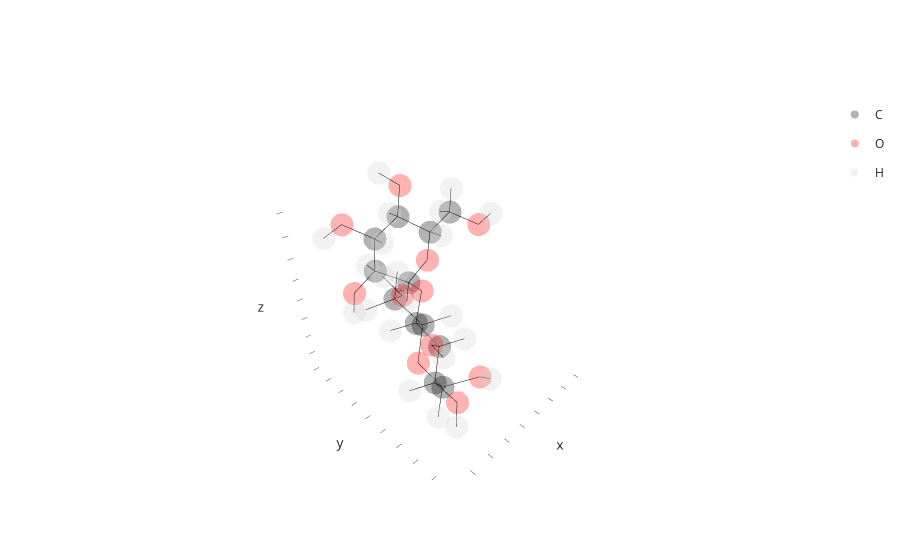

The cell this chart's notebook holds for it:
### Code cell
s.show()

### Figure 1 — Plotly figure (JSON) as saved in the notebook; plotly's stock layout.template omitted (floating-point values rounded to 4 significant figures)
{"data": [{"customdata": [["C1", 1, 1, "GLC", "A"], ["C2", 2, 1, "GLC", "A"], ["C3", 3, 1, "GLC", "A"], ["C4", 4, 1, "GLC", "A"], ["C5", 5, 1, "GLC", "A"], ["C6", 6, 1, "GLC", "A"], ["C1", 24, 2, "GLC", "A"], ["C2", 25, 2, "GLC", "A"], ["C3", 26, 2, "GLC", "A"], ["C4", 27, 2, "GLC", "A"], ["C5", 28, 2, "GLC", "A"], ["C6", 29, 2, "GLC", "A"]], "hovertemplate": "atom_element=C<br>x=%{x}<br>y=%{y}<br>z=%{z}<br>atom_id=%{customdata[0]}<br>atom_serial=%{customdata[1]}<br>residue_serial=%{customdata[2]}<br>residue_name=%{customdata[3]}<br>chain_id=%{customdata[4]}<extra></extra>", "legendgroup": "C", "marker": {"color": "black", "opacity": 0.3, "symbol": "circle"}, "mode": "markers", "name": "C", "scene": "scene", "showlegend": true, "type": "scatter3d", "x": [2.651, 2.08, 1.021, 1.655, 2.243, 2.93, 0.2874, 1.256, 1.157, -0.2974, -1.186, -2.647], "y": [0.9124, -0.1212, -0.9604, -1.611, -0.5202, -1.166, -3.621, -4.664, -4.589, -4.807, -3.769, -4.018], "z": [-1.141, -2.115, -1.393, -0.1594, 0.738, 1.942, 0.1753, 0.7415, 2.305, 2.734, 2.045, 2.421]}, {"customdata": [["O1", 7, 1, "GLC", "A"], ["O2", 8, 1, "GLC", "A"], ["O3", 9, 1, "GLC", "A"], ["O4", 10, 1, "GLC", "A"], ["O5", 11, 1, "GLC", "A"], ["O6", 12, 1, "GLC", "A"], ["O2", 30, 2, "GLC", "A"], ["O3", 31, 2, "GLC", "A"], ["O4", 32, 2, "GLC", "A"], ["O5", 33, 2, "GLC", "A"], ["O6", 34, 2, "GLC", "A"]], "hovertemplate": "atom_element=O<br>x=%{x}<br>y=%{y}<br>z=%{z}<br>atom_id=%{customdata[0]}<br>atom_serial=%{customdata[1]}<br>residue_serial=%{customdata[2]}<br>residue_name=%{customdata[3]}<br>chain_id=%{customdata[4]}<extra></extra>", "legendgroup": "O", "marker": {"color": "red", "opacity": 0.3, "symbol": "circle"}, "mode": "markers", "name": "O", "scene": "scene", "showlegend": true, "type": "scatter3d", "x": [1.611, 1.482, 0.5341, 0.658, 3.197, 3.378, 2.584, 1.984, -0.4041, -1.063, -3.464], "y": [1.796, 0.5491, -1.976, -2.338, 0.242, -0.1472, -4.394, -5.6, -4.664, -3.87, -2.981], "z": [-0.7204, -3.226, -2.272, 0.562, -0.003198, 2.84, 0.3618, 2.885, 4.151, 0.6324, 1.874]}, {"customdata": [["H1", 13, 1, "GLC", "A"], ["H2", 14, 1, "GLC", "A"], ["H3", 15, 1, "GLC", "A"], ["H4", 16, 1, "GLC", "A"], ["H5", 17, 1, "GLC", "A"], ["H61", 18, 1, "GLC", "A"], ["H62", 19, 1, "GLC", "A"], ["HO1", 20, 1, "GLC", "A"], ["HO2", 21, 1, "GLC", "A"], ["HO3", 22, 1, "GLC", "A"], ["HO6", 23, 1, "GLC", "A"], ["H1", 35, 2, "GLC", "A"], ["H2", 36, 2, "GLC", "A"], ["H3", 37, 2, "GLC", "A"], ["H4", 38, 2, "GLC", "A"], ["H5", 39, 2, "GLC", "A"], ["H61", 40, 2, "GLC", "A"], ["H62", 41, 2, "GLC", "A"], ["HO2", 42, 2, "GLC", "A"], ["HO3", 43, 2, "GLC", "A"], ["HO4", 44, 2, "GLC", "A"], ["HO6", 45, 2, "GLC", "A"]], "hovertemplate": "atom_element=H<br>x=%{x}<br>y=%{y}<br>z=%{z}<br>atom_id=%{customdata[0]}<br>atom_serial=%{customdata[1]}<br>residue_serial=%{customdata[2]}<br>residue_name=%{customdata[3]}<br>chain_id=%{customdata[4]}<extra></extra>", "legendgroup": "H", "marker": {"color": "lightgray", "opacity": 0.3, "symbol": "circle"}, "mode": "markers", "name": "H", "scene": "scene", "showlegend": true, "type": "scatter3d", "x": [3.436, 2.881, 0.1962, 2.448, 1.444, 2.226, 3.785, 1.902, 2.095, 0.1247, 3.825, 0.3532, 0.9584, 1.492, -0.6158, -0.8929, -2.748, -2.966, 2.713, 2.919, 0.1379, -4.406], "y": [1.484, -0.7715, -0.3178, -2.291, 0.1365, -1.818, -1.751, 2.48, 1.103, -1.634, -0.4845, -3.743, -5.668, -3.607, -5.809, -2.769, -4.025, -4.981, -4.423, -5.527, -5.289, -3.075], "z": [-1.638, -2.469, -1.084, -0.4737, 1.084, 2.457, 1.602, -0.1004, -3.728, -3.08, 3.627, -0.8995, 0.448, 2.638, 2.443, 2.367, 3.506, 2.021, -0.5964, 2.65, 4.652, 2.072]}, {"hoverinfo": "skip", "line": {"color": "black", "width": 1}, "mode": "lines", "showlegend": false, "type": "scatter3d", "x": [2.651, 2.08], "y": [0.9124, -0.1212], "z": [-1.141, -2.115]}, {"hoverinfo": "skip", "line": {"color": "black", "width": 1}, "mode": "lines", "showlegend": false, "type": "scatter3d", "x": [2.651, 1.611], "y": [0.9124, 1.796], "z": [-1.141, -0.7204]}, {"hoverinfo": "skip", "line": {"color": "black", "width": 1}, "mode": "lines", "showlegend": false, "type": "scatter3d", "x": [2.651, 3.197], "y": [0.9124, 0.242], "z": [-1.141, -0.003198]}, {"hoverinfo": "skip", "line": {"color": "black", "width": 1}, "mode": "lines", "showlegend": false, "type": "scatter3d", "x": [2.651, 3.436], "y": [0.9124, 1.484], "z": [-1.141, -1.638]}, {"hoverinfo": "skip", "line": {"color": "black", "width": 1}, "mode": "lines", "showlegend": false, "type": "scatter3d", "x": [2.08, 1.021], "y": [-0.1212, -0.9604], "z": [-2.115, -1.393]}, {"hoverinfo": "skip", "line": {"color": "black", "width": 1}, "mode": "lines", "showlegend": false, "type": "scatter3d", "x": [2.08, 1.482], "y": [-0.1212, 0.5491], "z": [-2.115, -3.226]}, {"hoverinfo": "skip", "line": {"color": "black", "width": 1}, "mode": "lines", "showlegend": false, "type": "scatter3d", "x": [2.08, 2.881], "y": [-0.1212, -0.7715], "z": [-2.115, -2.469]}, {"hoverinfo": "skip", "line": {"color": "black", "width": 1}, "mode": "lines", "showlegend": false, "type": "scatter3d", "x": [1.021, 1.655], "y": [-0.9604, -1.611], "z": [-1.393, -0.1594]}, {"hoverinfo": "skip", "line": {"color": "black", "width": 1}, "mode": "lines", "showlegend": false, "type": "scatter3d", "x": [1.021, 0.5341], "y": [-0.9604, -1.976], "z": [-1.393, -2.272]}, {"hoverinfo": "skip", "line": {"color": "black", "width": 1}, "mode": "lines", "showlegend": false, "type": "scatter3d", "x": [1.021, 0.1962], "y": [-0.9604, -0.3178], "z": [-1.393, -1.084]}, {"hoverinfo": "skip", "line": {"color": "black", "width": 1}, "mode": "lines", "showlegend": false, "type": "scatter3d", "x": [1.655, 2.243], "y": [-1.611, -0.5202], "z": [-0.1594, 0.738]}, {"hoverinfo": "skip", "line": {"color": "black", "width": 1}, "mode": "lines", "showlegend": false, "type": "scatter3d", "x": [1.655, 0.658], "y": [-1.611, -2.338], "z": [-0.1594, 0.562]}, {"hoverinfo": "skip", "line": {"color": "black", "width": 1}, "mode": "lines", "showlegend": false, "type": "scatter3d", "x": [1.655, 2.448], "y": [-1.611, -2.291], "z": [-0.1594, -0.4737]}, {"hoverinfo": "skip", "line": {"color": "black", "width": 1}, "mode": "lines", "showlegend": false, "type": "scatter3d", "x": [2.243, 2.93], "y": [-0.5202, -1.166], "z": [0.738, 1.942]}, {"hoverinfo": "skip", "line": {"color": "black", "width": 1}, "mode": "lines", "showlegend": false, "type": "scatter3d", "x": [2.243, 3.197], "y": [-0.5202, 0.242], "z": [0.738, -0.003198]}, {"hoverinfo": "skip", "line": {"color": "black", "width": 1}, "mode": "lines", "showlegend": false, "type": "scatter3d", "x": [2.243, 1.444], "y": [-0.5202, 0.1365], "z": [0.738, 1.084]}, {"hoverinfo": "skip", "line": {"color": "black", "width": 1}, "mode": "lines", "showlegend": false, "type": "scatter3d", "x": [2.93, 3.378], "y": [-1.166, -0.1472], "z": [1.942, 2.84]}, {"hoverinfo": "skip", "line": {"color": "black", "width": 1}, "mode": "lines", "showlegend": false, "type": "scatter3d", "x": [2.93, 2.226], "y": [-1.166, -1.818], "z": [1.942, 2.457]}, {"hoverinfo": "skip", "line": {"color": "black", "width": 1}, "mode": "lines", "showlegend": false, "type": "scatter3d", "x": [2.93, 3.785], "y": [-1.166, -1.751], "z": [1.942, 1.602]}, {"hoverinfo": "skip", "line": {"color": "black", "width": 1}, "mode": "lines", "showlegend": false, "type": "scatter3d", "x": [1.611, 1.902], "y": [1.796, 2.48], "z": [-0.7204, -0.1004]}, {"hoverinfo": "skip", "line": {"color": "black", "width": 1}, "mode": "lines", "showlegend": false, "type": "scatter3d", "x": [1.482, 2.095], "y": [0.5491, 1.103], "z": [-3.226, -3.728]}, {"hoverinfo": "skip", "line": {"color": "black", "width": 1}, "mode": "lines", "showlegend": false, "type": "scatter3d", "x": [0.5341, 0.1247], "y": [-1.976, -1.634], "z": [-2.272, -3.08]}, {"hoverinfo": "skip", "line": {"color": "black", "width": 1}, "mode": "lines", "showlegend": false, "type": "scatter3d", "x": [0.658, 0.2874], "y": [-2.338, -3.621], "z": [0.562, 0.1753]}, {"hoverinfo": "skip", "line": {"color": "black", "width": 1}, "mode": "lines", "showlegend": false, "type": "scatter3d", "x": [3.378, 3.825], "y": [-0.1472, -0.4845], "z": [2.84, 3.627]}, {"hoverinfo": "skip", "line": {"color": "black", "width": 1}, "mode": "lines", "showlegend": false, "type": "scatter3d", "x": [0.2874, 1.256], "y": [-3.621, -4.664], "z": [0.1753, 0.7415]}, {"hoverinfo": "skip", "line": {"color": "black", "width": 1}, "mode": "lines", "showlegend": false, "type": "scatter3d", "x": [0.2874, -1.063], "y": [-3.621, -3.87], "z": [0.1753, 0.6324]}, {"hoverinfo": "skip", "line": {"color": "black", "width": 1}, "mode": "lines", "showlegend": false, "type": "scatter3d", "x": [0.2874, 0.3532], "y": [-3.621, -3.743], "z": [0.1753, -0.8995]}, {"hoverinfo": "skip", "line": {"color": "black", "width": 1}, "mode": "lines", "showlegend": false, "type": "scatter3d", "x": [1.256, 1.157], "y": [-4.664, -4.589], "z": [0.7415, 2.305]}, {"hoverinfo": "skip", "line": {"color": "black", "width": 1}, "mode": "lines", "showlegend": false, "type": "scatter3d", "x": [1.256, 2.584], "y": [-4.664, -4.394], "z": [0.7415, 0.3618]}, {"hoverinfo": "skip", "line": {"color": "black", "width": 1}, "mode": "lines", "showlegend": false, "type": "scatter3d", "x": [1.256, 0.9584], "y": [-4.664, -5.668], "z": [0.7415, 0.448]}, {"hoverinfo": "skip", "line": {"color": "black", "width": 1}, "mode": "lines", "showlegend": false, "type": "scatter3d", "x": [1.157, -0.2974], "y": [-4.589, -4.807], "z": [2.305, 2.734]}, {"hoverinfo": "skip", "line": {"color": "black", "width": 1}, "mode": "lines", "showlegend": false, "type": "scatter3d", "x": [1.157, 1.984], "y": [-4.589, -5.6], "z": [2.305, 2.885]}, {"hoverinfo": "skip", "line": {"color": "black", "width": 1}, "mode": "lines", "showlegend": false, "type": "scatter3d", "x": [1.157, 1.492], "y": [-4.589, -3.607], "z": [2.305, 2.638]}, {"hoverinfo": "skip", "line": {"color": "black", "width": 1}, "mode": "lines", "showlegend": false, "type": "scatter3d", "x": [-0.2974, -1.186], "y": [-4.807, -3.769], "z": [2.734, 2.045]}, {"hoverinfo": "skip", "line": {"color": "black", "width": 1}, "mode": "lines", "showlegend": false, "type": "scatter3d", "x": [-0.2974, -0.4041], "y": [-4.807, -4.664], "z": [2.734, 4.151]}, {"hoverinfo": "skip", "line": {"color": "black", "width": 1}, "mode": "lines", "showlegend": false, "type": "scatter3d", "x": [-0.2974, -0.6158], "y": [-4.807, -5.809], "z": [2.734, 2.443]}, {"hoverinfo": "skip", "line": {"color": "black", "width": 1}, "mode": "lines", "showlegend": false, "type": "scatter3d", "x": [-1.186, -2.647], "y": [-3.769, -4.018], "z": [2.045, 2.421]}, {"hoverinfo": "skip", "line": {"color": "black", "width": 1}, "mode": "lines", "showlegend": false, "type": "scatter3d", "x": [-1.186, -1.063], "y": [-3.769, -3.87], "z": [2.045, 0.6324]}, {"hoverinfo": "skip", "line": {"color": "black", "width": 1}, "mode": "lines", "showlegend": false, "type": "scatter3d", "x": [-1.186, -0.8929], "y": [-3.769, -2.769], "z": [2.045, 2.367]}, {"hoverinfo": "skip", "line": {"color": "black", "width": 1}, "mode": "lines", "showlegend": false, "type": "scatter3d", "x": [-2.647, -3.464], "y": [-4.018, -2.981], "z": [2.421, 1.874]}, {"hoverinfo": "skip", "line": {"color": "black", "width": 1}, "mode": "lines", "showlegend": false, "type": "scatter3d", "x": [-2.647, -2.748], "y": [-4.018, -4.025], "z": [2.421, 3.506]}, {"hoverinfo": "skip", "line": {"color": "black", "width": 1}, "mode": "lines", "showlegend": false, "type": "scatter3d", "x": [-2.647, -2.966], "y": [-4.018, -4.981], "z": [2.421, 2.021]}, {"hoverinfo": "skip", "line": {"color": "black", "width": 1}, "mode": "lines", "showlegend": false, "type": "scatter3d", "x": [2.584, 2.713], "y": [-4.394, -4.423], "z": [0.3618, -0.5964]}, {"hoverinfo": "skip", "line": {"color": "black", "width": 1}, "mode": "lines", "showlegend": false, "type": "scatter3d", "x": [1.984, 2.919], "y": [-5.6, -5.527], "z": [2.885, 2.65]}, {"hoverinfo": "skip", "line": {"color": "black", "width": 1}, "mode": "lines", "showlegend": false, "type": "scatter3d", "x": [-0.4041, 0.1379], "y": [-4.664, -5.289], "z": [4.151, 4.652]}, {"hoverinfo": "skip", "line": {"color": "black", "width": 1}, "mode": "lines", "showlegend": false, "type": "scatter3d", "x": [-3.464, -4.406], "y": [-2.981, -3.075], "z": [1.874, 2.072]}], "layout": {"scene": {"xaxis": {"showgrid": false, "showline": false, "showticklabels": false}, "yaxis": {"showgrid": false, "showline": false, "showticklabels": false}, "zaxis": {"showgrid": false, "showline": false, "showticklabels": false}}}}
